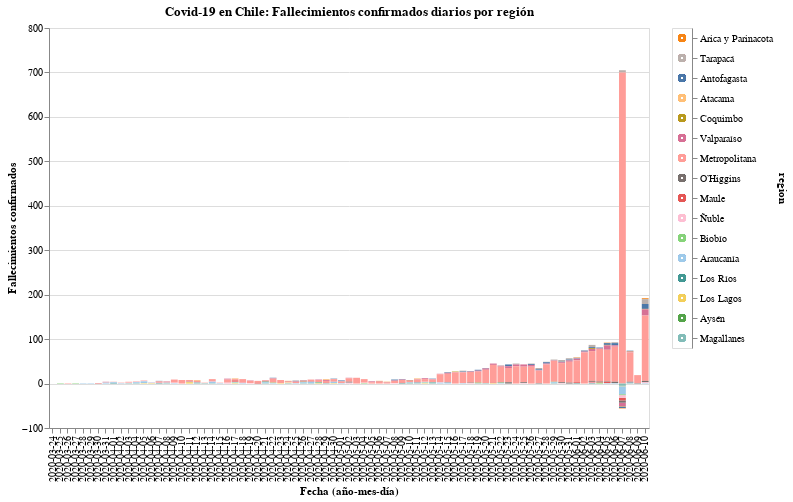

Write notebook code for a chart like this one.
### Code cell
#hide_input

input_dropdown = alt.binding_select(options=new_data['region'].unique())
selection1 = alt.selection_single(fields=['region'], bind=input_dropdown, name=' ')
selection2 = alt.selection_multi(fields=['region'], on='mouseover')

color = alt.condition(selection1 | selection2,
                    alt.Color('region:N', scale=alt.Scale(scheme='tableau20'), legend=None),
                    alt.value('lightgray'))

bars = alt.Chart(new_data).mark_bar().encode(
    x=alt.X('date:O', axis=alt.Axis(title='Fecha (año-mes-día)')),
    y=alt.Y('fallecidos', axis=alt.Axis(title='Fallecimientos confirmados')),
    color=color,
    tooltip=['date', 'region', 'fallecidos'],
    order=alt.Order(
    # Sort the segments of the bars by this field
    'codigo region',
    sort='descending'
    )
    ).properties(
    title='Covid-19 en Chile: Fallecimientos confirmados diarios por región'
).add_selection(
    selection1, selection2
).transform_filter(
    selection1
)

legend = alt.Chart(new_data).mark_point().encode(
    y=alt.Y('region:N', axis=alt.Axis(orient='right'), sort=regiones),
    color=color
).add_selection(
    selection1, selection2
)

bars.properties(width=600, height=400) | legend

### Figure 1 — Vega-Lite specification as saved in the notebook (floating-point values rounded to 4 significant figures; data arrays with more than 128 entries replaced by an {"elided": "..."} marker saying what was removed)
{"config": {"view": {"continuousWidth": 400, "continuousHeight": 300}}, "hconcat": [{"mark": "bar", "encoding": {"color": {"condition": {"type": "nominal", "field": "region", "legend": null, "scale": {"scheme": "tableau20"}, "selection": {"or": [" ", "selector002"]}}, "value": "lightgray"}, "order": {"type": "quantitative", "field": "codigo region", "sort": "descending"}, "tooltip": [{"type": "nominal", "field": "date"}, {"type": "nominal", "field": "region"}, {"type": "quantitative", "field": "fallecidos"}], "x": {"type": "ordinal", "axis": {"title": "Fecha (año-mes-día)"}, "field": "date"}, "y": {"type": "quantitative", "axis": {"title": "Fallecimientos confirmados"}, "field": "fallecidos"}}, "height": 400, "selection": {" ": {"type": "single", "fields": ["region"], "bind": {"input": "select", "options": ["Arica y Parinacota", "Tarapacá", "Antofagasta", "Atacama", "Coquimbo", "Valparaíso", "Metropolitana", "O’Higgins", "Maule", "Ñuble", "Biobío", "Araucanía", "Los Ríos", "Los Lagos", "Aysén", "Magallanes"]}}, "selector002": {"type": "multi", "fields": ["region"], "on": "mouseover"}}, "title": "Covid-19 en Chile: Fallecimientos confirmados diarios por región", "transform": [{"filter": {"selection": " "}}], "width": 600}, {"mark": "point", "encoding": {"color": {"condition": {"type": "nominal", "field": "region", "legend": null, "scale": {"scheme": "tableau20"}, "selection": {"or": [" ", "selector002"]}}, "value": "lightgray"}, "y": {"type": "nominal", "axis": {"orient": "right"}, "field": "region", "sort": ["Arica y Parinacota", "Tarapacá", "Antofagasta", "Atacama", "Coquimbo", "Valparaíso", "Metropolitana", "O’Higgins", "Maule", "Ñuble", "Biobío", "Araucanía", "Los Ríos", "Los Lagos", "Aysén", "Magallanes"]}}, "selection": {" ": {"type": "single", "fields": ["region"], "bind": {"input": "select", "options": ["Arica y Parinacota", "Tarapacá", "Antofagasta", "Atacama", "Coquimbo", "Valparaíso", "Metropolitana", "O’Higgins", "Maule", "Ñuble", "Biobío", "Araucanía", "Los Ríos", "Los Lagos", "Aysén", "Magallanes"]}}, "selector002": {"type": "multi", "fields": ["region"], "on": "mouseover"}}}], "data": {"name": "data-ba58fd74558c9dbdc731c764c7510f87"}, "$schema": "https://vega.github.io/schema/vega-lite/v4.8.1.json", "datasets": {"data-ba58fd74558c9dbdc731c764c7510f87": {"elided": "1264 records"}}}
